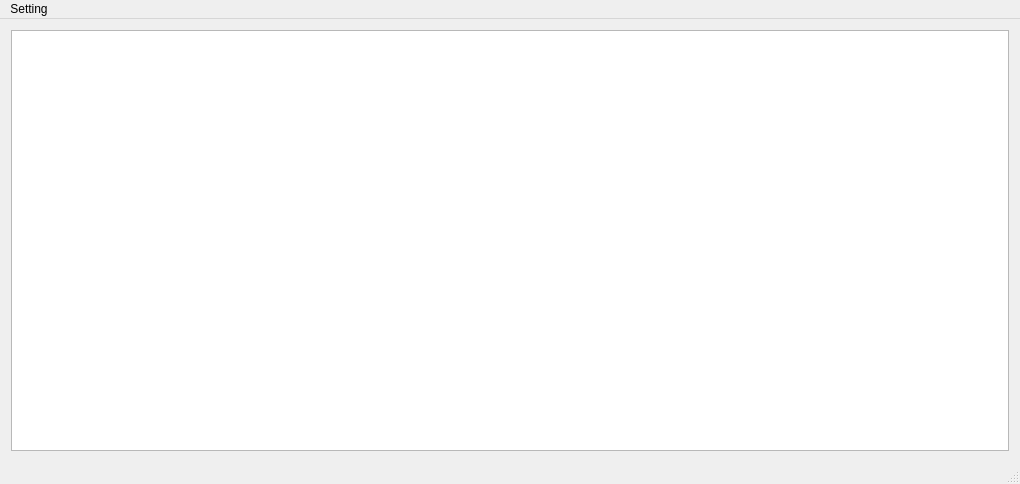
<?xml version="1.0" encoding="UTF-8"?>
<ui version="4.0">
 <class>MainWindow</class>
 <widget class="QMainWindow" name="MainWindow">
  <property name="geometry">
   <rect>
    <x>0</x>
    <y>0</y>
    <width>1020</width>
    <height>484</height>
   </rect>
  </property>
  <property name="windowTitle">
   <string>dearoot v1.0</string>
  </property>
  <widget class="QWidget" name="centralWidget">
   <layout class="QHBoxLayout" name="horizontalLayout">
    <item>
     <widget class="QWidget" name="widget" native="true">
      <layout class="QHBoxLayout" name="horizontalLayout_2">
       <property name="spacing">
        <number>60</number>
       </property>
       <property name="leftMargin">
        <number>0</number>
       </property>
       <property name="topMargin">
        <number>0</number>
       </property>
       <property name="rightMargin">
        <number>0</number>
       </property>
       <property name="bottomMargin">
        <number>0</number>
       </property>
       <item>
        <widget class="QTableView" name="tableView"/>
       </item>
      </layout>
     </widget>
    </item>
   </layout>
  </widget>
  <widget class="QMenuBar" name="menuBar">
   <property name="geometry">
    <rect>
     <x>0</x>
     <y>0</y>
     <width>1020</width>
     <height>25</height>
    </rect>
   </property>
   <widget class="QMenu" name="menuSetting">
    <property name="title">
     <string>Setting</string>
    </property>
    <addaction name="actionAdd_new_setting_file"/>
    <addaction name="actionReload_config_file"/>
   </widget>
   <addaction name="menuSetting"/>
  </widget>
  <widget class="QStatusBar" name="statusBar"/>
  <action name="actionAdd_new_setting_file">
   <property name="text">
    <string>Add new config file</string>
   </property>
  </action>
  <action name="actionReload_config_file">
   <property name="text">
    <string>Reload config file</string>
   </property>
  </action>
 </widget>
 <layoutdefault spacing="6" margin="11"/>
 <resources/>
 <connections/>
</ui>
